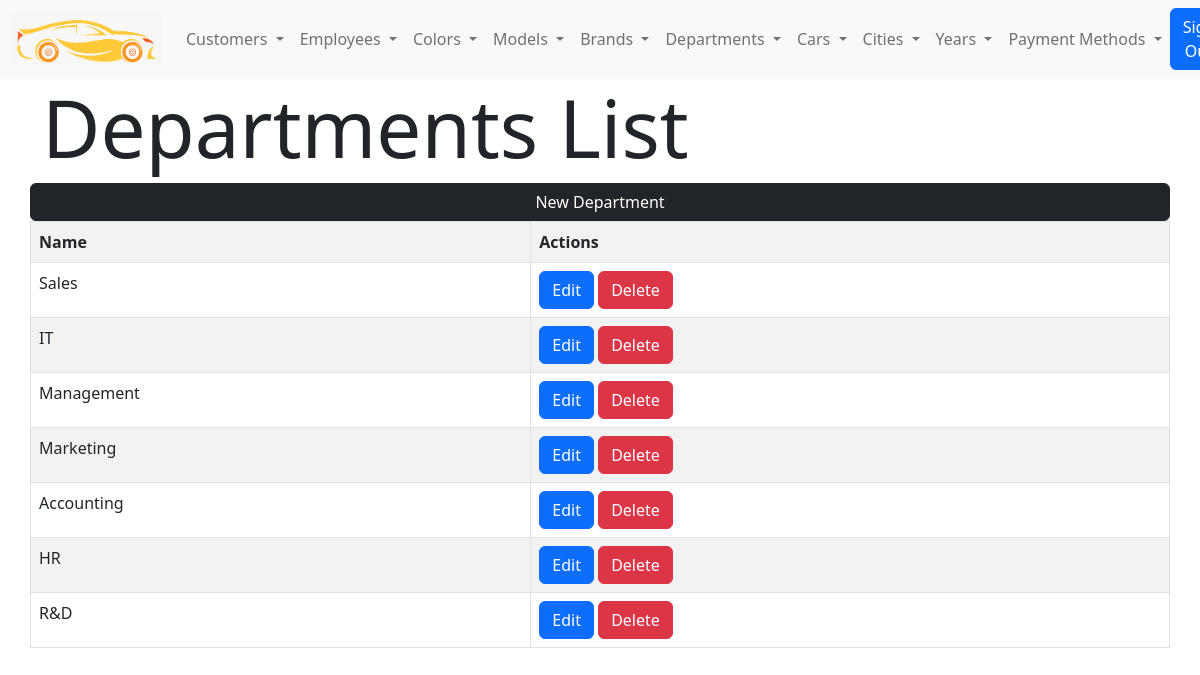
Screenshot of /departments-list.php (signed in) with the database file from the repository.
### tables this page shows
CREATE TABLE IF NOT EXISTS `departments` (
  `id` int(11) NOT NULL AUTO_INCREMENT,
  `name` varchar(20) NOT NULL,
  `active` tinyint(4) NOT NULL DEFAULT '1',
  PRIMARY KEY (`id`)
);

### functions/departments-functions.php (called while the page is built, shortened)
<?php
function departments_list($status="active"){
    global $conn;
    if ($status=="active") {
    $sql="SELECT * FROM departments WHERE active=1";
    }elseif ($status=="deleted") {
        $sql="SELECT * FROM departments WHERE active=0";
    }
    $data=mysqli_query($conn,$sql);
    return $data;
}
?>

### departments-list.php (the view, shortened to what this page needs)
<?php
$data=departments_list();
 ?>
<!DOCTYPE html>
<html lang="en" dir="ltr">
<head>
    <?php include 'head-assets.php';?>
</head>
<body>
    <?php include 'navbar.php' ?>
    <div class="container">
        <div class="row">
            <h1 class="display-1">Departments List</h1>
            <a class="btn btn-dark" href="departments-new.php">New Department</a>
            <table class="table table-white table-bordered table-striped">
                <tr>
                    <td><b>Name</b></td>
                    <td><b>Actions</b></td>
                </tr>
                <?php while($department=mysqli_fetch_assoc($data)){ ?>
                <tr>
                    <td><?php echo $department["name"] ?></td>
                    <td>
                        <a class="btn btn-primary"
                            href="departments-edit.php?id=<?php echo $department["id"]; ?>">Edit</a>
                        <a class="btn btn-danger"
                            href="departments-list.php?id=<?php echo $department["id"]; ?>&action=delete">Delete</a>
                    </td>
                </tr>
                <?php } ?>
            </table>
        </div>
    </div>
</body>
</html>

### rows the page displays
departments: name "Sales"
departments: name "IT"
departments: name "Management"
departments: name "Marketing"
departments: name "Accounting"
departments: name "HR"
departments: name "R&D"
